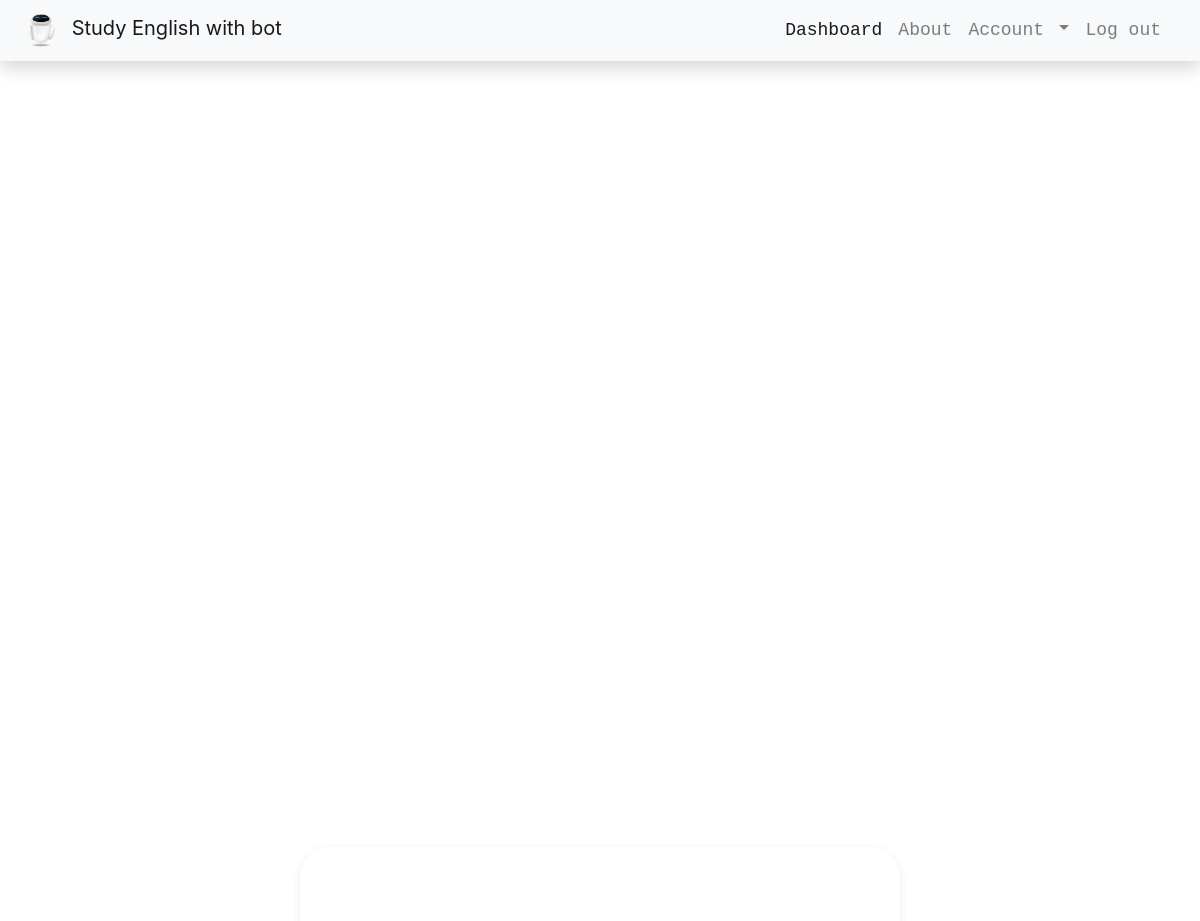
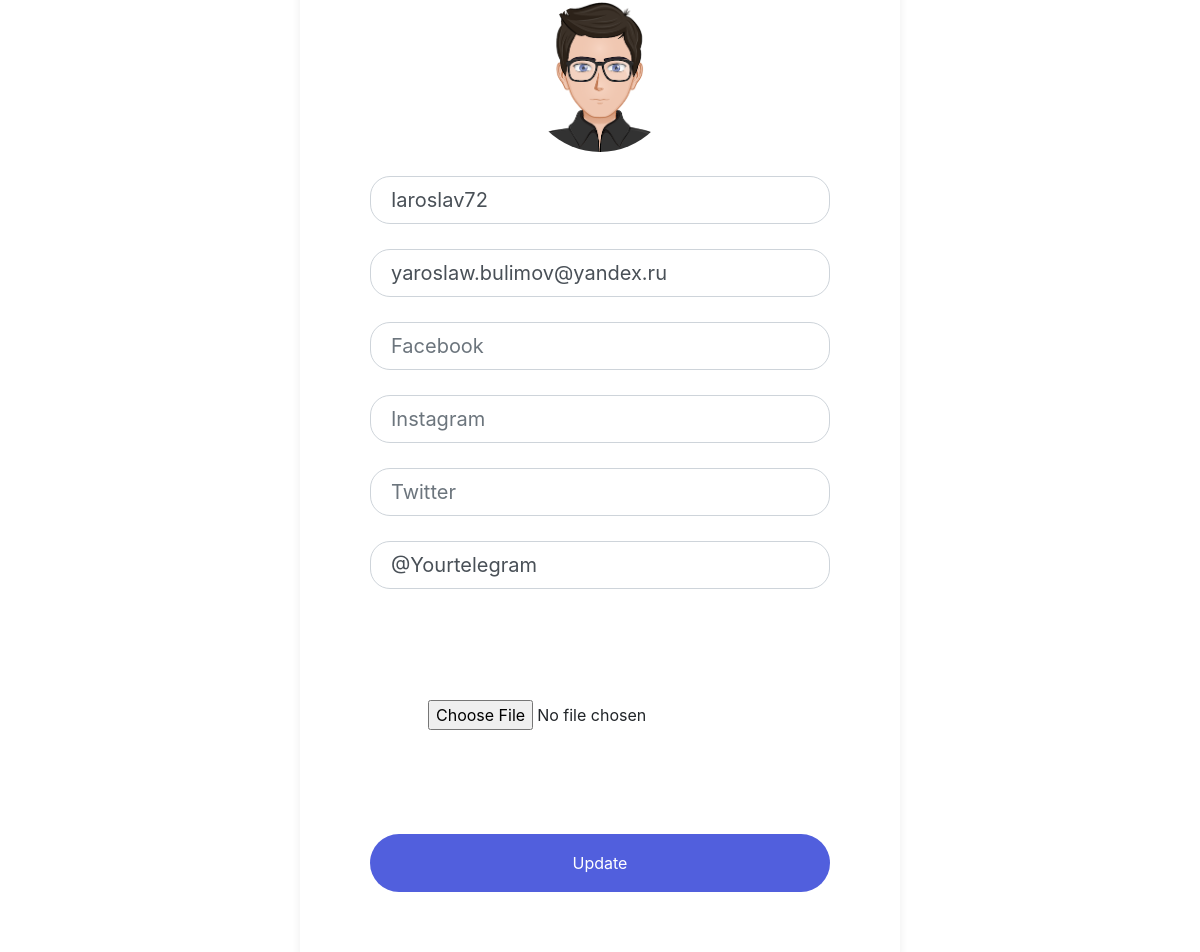
/settings (signed in), run on the app's committed database (2 pictures, top to bottom).
### app/models.py (models this page shows, shortened)
class User(db.Model, UserMixin):
    id = db.Column(db.Integer, primary_key=True)
    name = db.Column(db.String(20), unique=True, nullable=False)
    email = db.Column(db.String(60), unique=True, nullable=False)
    img_file = db.Column(db.String(20), nullable=False, default="static/default.png")
    password = db.Column(db.String(60), nullable=False)
    access_link = db.Column(db.String(70), nullable=False)
    new_user_words = db.relationship("NewWords", backref="person", lazy=True)
    user_chat = db.relationship("TbotChatId", uselist=False, lazy=True, backref="user")
    instagram = db.Column(db.String(30), nullable=False, default="Your instagram")
    facebook = db.Column(db.String(30), nullable=False, default="Your facebook")
    twitter = db.Column(db.String(30), nullable=False, default="Your twitter")
    telegram_info = db.Column(db.String(30), nullable=False, default="@Yourtelegram")

### app/users/routes.py (the view)
@users.route("/settings", methods=["GET", "POST"])
@login_required
def settings():
    form = UpdateAccountForm()
    if form.validate_on_submit():
        current_user.name = form.name.data
        current_user.email = form.email.data
        current_user.telegram_info = form.telegram_info.data
        current_user.instagram = form.instagram.data
        current_user.twitter = form.twitter.data
        current_user.facebook = form.facebook.data
        db.session.commit()
        flash("Your account has been updated!", "success")
        return redirect(url_for("users.account"))
    elif request.method == "GET":
        form.name.data = current_user.name
        form.email.data = current_user.email
        form.telegram_info.data = current_user.telegram_info
    image_file = current_user.img_file
    return render_template("settings.html", title="Account", image_file=image_file, form=form)

### app/users/forms.py (shortened to what this page needs)
class UpdateAccountForm(FlaskForm):
    name = StringField("Username", validators=[DataRequired(),
                                           Length(min=2, max=20)])
    email = EmailField("Email", validators=[DataRequired()])
    picture = FileField("Update Profile Picture", validators=[FileAllowed(["jpg", "png"])])
    telegram_info = StringField("Telegram", validators=[DataRequired()])
    twitter = StringField("Twitter", validators=[DataRequired()])
    facebook = StringField("Facebook", validators=[DataRequired()])
    instagram = StringField("Instagram", validators=[DataRequired()])
    submit = SubmitField("Update")

### app/models.py (called while the page is built)
@login_manager.user_loader
def load_user(user_id):
    return User.query.get(int(user_id))

### app/templates/settings.html (shortened to what this page needs)
{% extends "layout.html" %}
{% block content %}
<div class="registration-form">
    <form method="POST" enctype="multipart/form-data">
            <img src="{{ image_file }}" alt="Admin" class="rounded-circle" width="150">
        <div class="form-group">
            {% if form.name.errors %}
            {{ form.name(class="form-control form-control-lg item is-invalid") }}
            <div class="invalid-feedback">
                {% for error in form.name.errors %}
                <span>{{ error }}</span>
                {% endfor %}
            </div>
            {% else %}
            {{ form.name(class="form-control form-control-lg item", placeholder="Username") }}
            {% endif %}
        </div>
        <div class="form-group">
            {% if form.email.errors %}
            {{ form.email(class="form-control form-control-lg item is-invalid") }}
            <div class="invalid-feedback">
                {% for error in form.email.errors %}
                <span>{{ error }}</span>
                {% endfor %}
            </div>
            {% else %}
            {{ form.email(class="form-control form-control-lg item", placeholder="Email") }}
            {% endif %}
        </div>
        <div class="form-group">
            {% if form.facebook.errors %}
            {{ form.facebook(class="form-control form-control-lg item is-invalid") }}
            <div class="invalid-feedback">
                {% for error in form.telegram.errors %}
                <span>{{ error }}</span>
                {% endfor %}
            </div>
            {% else %}
            {{ form.facebook(class="form-control form-control-lg item", placeholder="Facebook") }}
            {% endif %}
        </div>
        <div class="form-group">
            {% if form.instagram.errors %}
            {{ form.instagram(class="form-control form-control-lg item is-invalid") }}
            <div class="invalid-feedback">
                {% for error in form.telegram.errors %}
                <span>{{ error }}</span>
                {% endfor %}
            </div>
            {% else %}
            {{ form.instagram(class="form-control form-control-lg item", placeholder="Instagram") }}
            {% endif %}
        </div>
        <div class="form-group">
            {% if form.twitter.errors %}
            {{ form.twitter(class="form-control form-control-lg item is-invalid") }}
            <div class="invalid-feedback">
                {% for error in form.telegram.errors %}
                <span>{{ error }}</span>
                {% endfor %}
            </div>
            {% else %}
            {{ form.twitter(class="form-control form-control-lg item", placeholder="Twitter") }}
            {% endif %}
        </div>
        <div class="form-group">
            {% if form.telegram_info.errors %}
            {{ form.telegram_info(class="form-control form-control-lg item is-invalid") }}
            <div class="invalid-feedback">
                {% for error in form.telegram.errors %}
                <span>{{ error }}</span>
                {% endfor %}
            </div>
            {% else %}
            {{ form.telegram_info(class="form-control form-control-lg item", placeholder="Telegram") }}
            {% endif %}
        </div>
        <div class="form-group">
            {{ form.picture(class="btn btn") }}
        </div>
        <div class="form-group" id="create-account">
            {{ form.submit(class="btn btn-block", style="color: white;") }}
        </div>
    </form>
{% endblock content %}

### app/static/main.css (style rules this page uses)
html, body { background: url('https://images.unsplash.com/photo-1530543787849-128d94430c6b?ixlib=rb-1.2.1&ixid=eyJhcHBfaWQiOjEyMDd9&auto=format&fit=crop&w=1500&q=80/1920x1080') no-repeat center center fixed; -webkit-background-size: cover; -moz-background-size: cover; background-size: cover; -o-background-size: cover; }
.registration-form .item { border-radius: 20px; margin-bottom: 25px; padding: 10px 20px; }
.registration-form { background: transparent; padding: 10px 20px; border-radius: 3px; margin-bottom: 20px; }
.registration-form form { background-color: #fff; max-width: 600px; margin: auto; padding: 50px 70px; border-top-left-radius: 30px; border-top-right-radius: 30px; box-shadow: 0px 2px 10px rgba(0, 0, 0, 0.075); }
#create-account { border-radius: 30px; padding: 10px 20px; font-size: 18px; font-weight: bold; background-color: #515fdd;; border: none; color: white; margin-top: 20px; }
body { margin-top:20px; color: #1a202c; text-align: left; }

### data on the page
User: img_file (placeholder picture), name "Iaroslav72", email "yaroslaw.bulimov@yandex.ru", telegram_info "@Yourtelegram"
